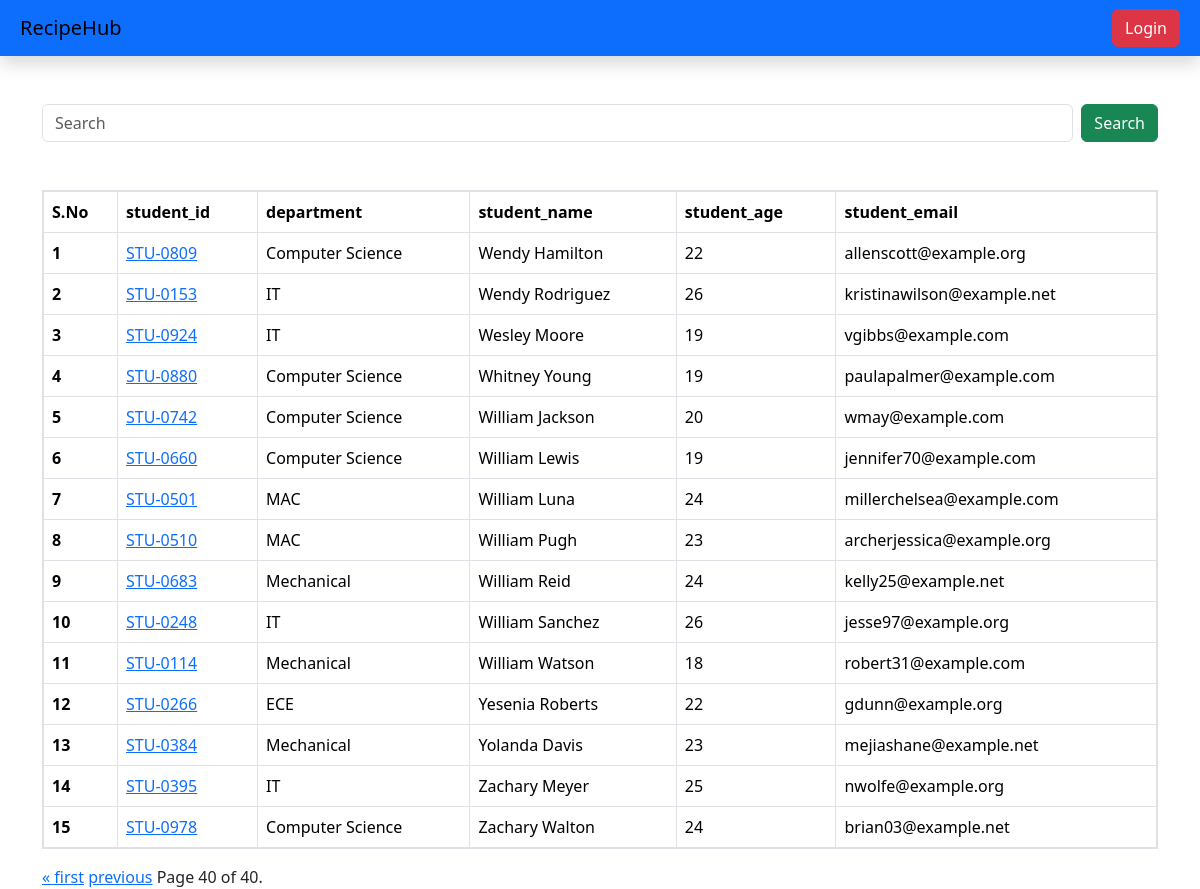
The app's page /students/?page=40 with its own data.
### vege/models.py (models this page shows, shortened)
class Student(models.Model):
    department=models.ForeignKey(Department,related_name="depart",on_delete=models.CASCADE)
    student_id=models.OneToOneField(StudentID,related_name="studentid",on_delete=models.CASCADE)
    student_name=models.CharField(max_length=100)
    student_email=models.EmailField(unique=True)
    student_age=models.IntegerField(default=18)
    student_address=models.TextField()
    is_deleted=models.BooleanField(default=False)
    objects=StudentManager()
    admin_objects=models.Manager()
    class Meta:
        ordering=['student_name']
        verbose_name=["student"]

class StudentID(models.Model):
    student_id=models.CharField(max_length=100)
    def __str__(self) -> str:
        return  self.student_id

class Department(models.Model):
    department=models.CharField(max_length=100)
    class Meta:
        ordering=['department']

### vege/views.py (the view, shortened to what this page needs)
# urls.py: path('students/',get_students,name='get_students'),
def get_students(request):
    queryset=Student.objects.all()
    paginator = Paginator(queryset, 15)
    page_number = request.GET.get("page",1)
    page_obj = paginator.get_page(page_number)
    return render(request,'report/students.html',{'queryset':page_obj})

### vege/models.py (called while the page is built)
    def get_queryset(self):
        return super().get_queryset().filter(is_deleted=False)

### vege/templates/report/students.html (shortened to what this page needs)
{% extends 'base.html' %}
{%block start%}
<div class="container">
    <form class="d-flex my-5" role="search">
        <input class="form-control me-2"  name="search" type="search" placeholder="Search">
        <button class="btn btn-success" type="submit">Search</button>
    </form>
    <table class="table table-bordered">
        <thead>
          <tr>
            <th scope="col">S.No</th>
            <th scope="col">student_id</th>
            <th scope="col">department</th>
            <th scope="col">student_name</th>
            <th scope="col">student_age</th>
            <th scope="col">student_email</th>
          </tr>
        </thead>
        <tbody>
            {% for student in queryset %}
          <tr>
            <th scope="row">{{forloop.counter}}</th>
            <td>
                <a href="{% url 'see_marks' student.student_id %}">
                    {{student.student_id}}
                </a>
            </td>
            <td>{{student.department.department}}</td>
            <td>{{student.student_name}}</td>
            <td>{{student.student_age}}</td>
            <td>{{student.student_email}}</td>
          </tr>
            {% endfor %}
        </tbody>
      </table>
      <div class="pagination">
        <span class="step-links">
            {% if queryset.has_previous %}
                <a href="?page=1">&laquo; first</a>
                <a href="?page={{ queryset.previous_page_number }}">previous</a>
            {% endif %}
            <span class="current">
                Page {{ queryset.number }} of {{ queryset.paginator.num_pages }}.
            </span>
        </span>
    </div>
</div>
{% endblock %}

### home/templates/base.html (style rules this page uses)
table, th, td { border: 2px solid; }

### records on screen
Student: student_id "STU-0809", department.department "Computer Science", student_name "Wendy Hamilton", student_age "22", student_email "allenscott@example.org"
Student: student_id "STU-0153", department.department "IT", student_name "Wendy Rodriguez", student_age "26", student_email "kristinawilson@example.net"
Student: student_id "STU-0924", department.department "IT", student_name "Wesley Moore", student_age "19", student_email "vgibbs@example.com"
Student: student_id "STU-0880", department.department "Computer Science", student_name "Whitney Young", student_age "19", student_email "paulapalmer@example.com"
Student: student_id "STU-0742", department.department "Computer Science", student_name "William Jackson", student_age "20", student_email "wmay@example.com"
Student: student_id "STU-0660", department.department "Computer Science", student_name "William Lewis", student_age "19", student_email "jennifer70@example.com"
Student: student_id "STU-0501", department.department "MAC", student_name "William Luna", student_age "24", student_email "millerchelsea@example.com"
Student: student_id "STU-0510", department.department "MAC", student_name "William Pugh", student_age "23", student_email "archerjessica@example.org"
Student: student_id "STU-0683", department.department "Mechanical", student_name "William Reid", student_age "24", student_email "kelly25@example.net"
Student: student_id "STU-0248", department.department "IT", student_name "William Sanchez", student_age "26", student_email "jesse97@example.org"
Student: student_id "STU-0114", department.department "Mechanical", student_name "William Watson", student_age "18", student_email "robert31@example.com"
Student: student_id "STU-0266", department.department "ECE", student_name "Yesenia Roberts", student_age "22", student_email "gdunn@example.org"
Student: student_id "STU-0384", department.department "Mechanical", student_name "Yolanda Davis", student_age "23", student_email "mejiashane@example.net"
Student: student_id "STU-0395", department.department "IT", student_name "Zachary Meyer", student_age "25", student_email "nwolfe@example.org"
Student: student_id "STU-0978", department.department "Computer Science", student_name "Zachary Walton", student_age "24", student_email "brian03@example.net"

### other values on screen
{{ queryset.number }} "40"
{{ queryset.paginator.num_pages }} "40"
